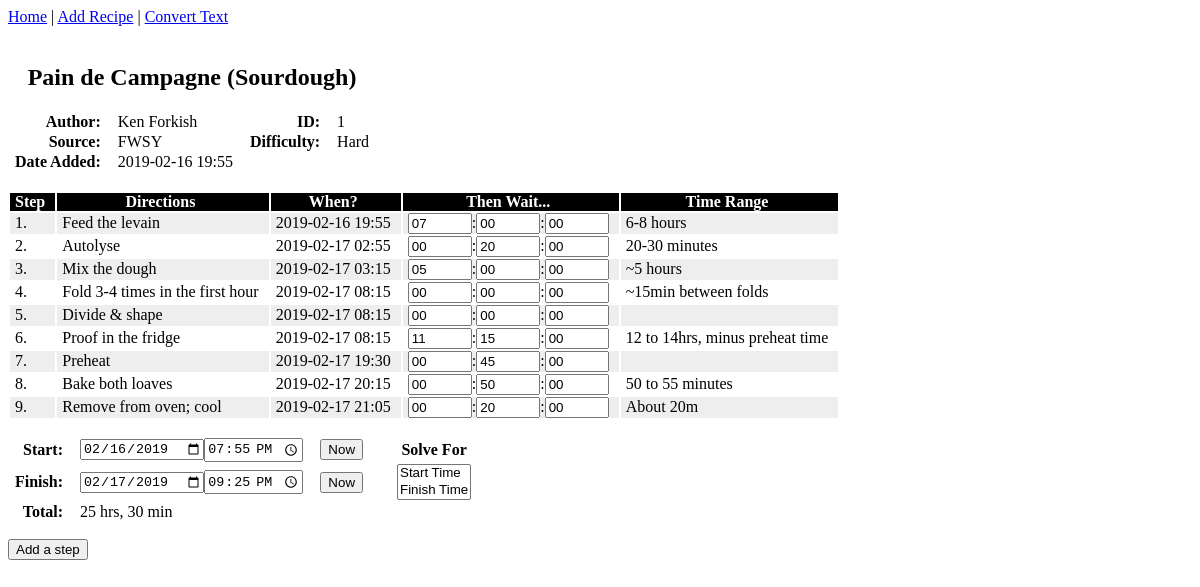
Screenshot of /recipe with the database file from the repository.
### app/models.py (models this page shows, shortened)
class Recipe(db.Model):
    id = db.Column(db.Integer, primary_key=True)
    name = db.Column(db.String(64), index=True, unique=True, nullable=False)
    author = db.Column(db.String(64), index=True)
    source = db.Column(db.String(128), index=True)
    difficulty = db.Column(db.String(1), index=True)
    date_added = db.Column(db.DateTime, default=datetime.utcnow())
    start_time = db.Column(db.String(32), default=str(datetime.utcnow()))
    solve_for_start = db.Column(db.String(1), index=True, default=True)
    steps = db.relationship('Step', backref='recipe', lazy='dynamic')

class Difficulty(db.Model):
    id = db.Column(db.String(1), primary_key=True)
    text = db.Column(db.String(16))

class Step(db.Model):
    id = db.Column(db.Integer, primary_key=True)
    recipe_id = db.Column(db.Integer, db.ForeignKey('recipe.id'), nullable=False)
    number = db.Column(db.Integer, index=True)
    text = db.Column(db.String, index=True)
    then_wait = db.Column(db.Integer)
    wait_time_range = db.Column(db.String(64))

### app/routes.py (the view)
@breadapp.route('/recipe')
def view_recipe():
    recipe_id = request.args.get('id') or 1
    recipe = add_recipe_ui_fields(Recipe.query.filter_by(id=recipe_id).first())
    steps = set_when(Step.query.filter_by(recipe_id=recipe_id).order_by(Step.number).all(), recipe.start_time)
    twforms = create_tw_forms(steps)
    seform = create_start_finish_forms(recipe)
    return render_template('steps.html', title='View Recipe', recipe=recipe, steps=steps,
                           seform=seform, twforms=twforms)

### app/forms.py (shortened to what this page needs)
class ThenWaitForm(FlaskForm):
    step_id = IntegerField('Step Number')
    then_wait_h = IntegerField('Then Wait...', validators=[NumberRange(min=0, max=999)], render_kw={'placeholder': 'h'})
    then_wait_m = IntegerField('Then Wait...', validators=[NumberRange(min=0, max=999)], render_kw={'placeholder': 'm'})
    then_wait_s = IntegerField('Then Wait...', validators=[NumberRange(min=0, max=999)], render_kw={'placeholder': 's'})

class StartFinishForm(FlaskForm):
    recipe_id = IntegerField('Recipe ID')
    start_date = DateField('Start Date', id='start_date', render_kw={'placeholder': 'date'})
    start_time = TimeField('Start Time', id='start_time')
    finish_date = DateField('Finish Date', id='finish_date', render_kw={'placeholder': 'date'})
    finish_time = TimeField('Finish Time', id='finish_time')
    solve_for_start = SelectField('Solve For', id='solve_for_start', default='F', validators=[DataRequired()],
                                  choices=[('S', 'Start Time'), ('F', 'Finish Time')])

### app/routes.py (called while the page is built)
def seconds_to_hms(num):
    if num is None:
        return ''
    else:
        h = str(num // 3600)
        num %= 3600
        m = str(num // 60)
        num %= 60
        s = str(num)
        result = [h, m, s]
        i = 0
        while i <= 2:
            if result[i] == '0':
                result[i] = '00'
            if len(result[i]) == 1:
                result[i] = '0' + result[i]
            i += 1
    return result

def hms_to_string(data):
    result = ''
    if data[0] == '00':
        pass
    else:
        result = '{} hrs'.format(data[0])
    if data[1] == '00' and result != '':
        return result  # round off the seconds if it's an even number of hours
    elif data[1] == '00' and result == '':
        pass
    elif result == '':
        result += '{} min'.format(data[1])
    else:
        result += ', {} min'.format(data[1])
    if data[2] == '00' and result != '':
        return result  # round off the seconds if it's an even number of minutes
    elif data[2] == '00' and result == '':
        return result
    elif result == '':
        return '{} sec'.format(data[2])
    else:
        result += ', {} sec'.format(data[2])
    return result

def difficulty_abbrev(abbrev, values):
    for v in values:
        if v.id == abbrev:
            return v.text
    return '--'

def dt_ui(dt):
    st = str(dt)
    return st[:st.find('.')-3]

### app/templates/steps.html (shortened to what this page needs)
{% extends "recipe.html" %}
{% block steps_list %}
    <div id="steps">
        <table id="steps_list">
            <tr id="step_header_row">
                <th>Step</th>
                <th>Directions</th>
                <th>When?</th>
                <th>Then Wait...</th>
                <th>Time Range</th>
            </tr>
            {% for step in steps %}
                <tr id="step_row{{ step.id }}">
                    <td id="step_number{{ step.id }}">{{ step.id }}.</td>
                    <td>{{ step.text }}</td>
                    <td>{{ step.when }}</td>
                    <td id="step_wait{{ step.number}}">
                        {% for tw in twforms %}
                            {% if tw.step_id == step.id %}
                            <form action="" method="POST" id="form_step_wait{{ step.number }}">
                                {{ tw.then_wait_h(size=2) }}:{{ tw.then_wait_m(size=2) }}:{{ tw.then_wait_s(size=2) }}
                            </form>
                            {% endif %}
                        {% endfor %}
                    </td>
                    <td>{{ step.wait_time_range }}</td>
                </tr>
            {% endfor %}
        </table>
        <table id="steps_time_summary">
            <tr id="summary_start_row">
                <th>Start:</th>
                <td>
                    <div id="start_time_controls">
                        <form action="" method="POST" id="form_start_time">
                            {{ seform.start_date }}{{ seform.start_time }}
                        </form>
                    </div>
                </td>
                <td><button type="button" onclick="StartNow();" id="now_start">Now</button></td>
                <td></td>
                <td style="text-align:center;"><b>{{ seform.solve_for_start.label }}</b></td>
            </tr>
            <tr id="summary_finish_row">
                <th>Finish:</th>
                <td>
                    <div id="finish_time_controls">
                        <form action="" method="POST" id="form_finish_time">
                            {{ seform.finish_date }}{{ seform.finish_time }}
                        </form>
                    </div>
                </td>
                <td><button type="button" onclick="FinishNow();" id="now_finish">Now</button></td>
                <td></td>
                <td>{{ seform.solve_for_start(size=2) }}</td>
            </tr>
            <tr id="total_time_row">
                <th>Total:</th>
                <td>{{ recipe.total_time_ui }}</td>
            </tr>
        </table>
    </div>
    {% if not sform %}
        <div id="ask_add_step">
            <p><input type="submit" value="Add a step" onclick="window.location='/add_step';" /></p>
        </div>
    {% endif %}
{% endblock %}

### app/templates/recipe.html
{% extends "base.html" %}
{% block content %}
    <div id="recipe_display">
        <table id="single_recipe">
            <tr id="recipe_title_row">
                <td colspan="4"><h2>{{ recipe.name }}</h2></td>
            </tr>
            <tr id="recipe_row1">
                <th>Author:</th>
                <td>{{ recipe.author }}</td>
                <th>ID:</th>
                <td>{{ recipe.id }}</td>
            </tr>
            <tr id="recipe_row2">
                <th>Source:</th>
                <td>{{ recipe.source }}</td>
                <th>Difficulty:</th>
                <td>{{ recipe.difficulty_ui }}</td>
            </tr>
            <tr id="recipe_row3">
                <th>Date Added:</th>
                <td>{{ recipe.date_added_ui }}</td>
            </tr>
        </table>
    </div>
    <br>
    {% block steps_list %}
    {% endblock %}
{% endblock %}

### app/templates/styles.html (style rules this page uses)
table tr#recipe_title_row { text-align: center; border: none; }
table#steps_list tr:nth-child(even) { background-color: #eee; border: none; padding: 5; }
table#steps_list tr:nth-child(odd) { background-color: #fff; border: none; padding: 5; }
table#steps_list th { background-color: black; color: white; }
table#single_recipe th { font-weight: bold; text-align: right; }
table#steps_time_summary th { font-weight: bold; text-align: right; }
td, th { padding: 0 10px 0 5px; }

### rows the page displays
Recipe: name "Pain de Campagne (Sourdough)", author "Ken Forkish", id "1", source "FWSY", start_time "19:55", solve_for_start "Start Time / Finish Time"
Difficulty: difficulty_ui "Hard"
Step: id "1", text "Feed the levain", when "2019-02-16 19:55", then_wait_h "07", then_wait_m "00", then_wait_s "00", wait_time_range "6-8 hours"
Step: id "2", text "Autolyse", when "2019-02-17 02:55", then_wait_h "00", then_wait_m "20", then_wait_s "00", wait_time_range "20-30 minutes"
Step: id "3", text "Mix the dough", when "2019-02-17 03:15", then_wait_h "05", then_wait_m "00", then_wait_s "00", wait_time_range "~5 hours"
Step: id "4", text "Fold 3-4 times in the first hour", when "2019-02-17 08:15", then_wait_h "00", then_wait_m "00", then_wait_s "00", wait_time_range "~15min between folds"
Step: id "5", text "Divide & shape", when "2019-02-17 08:15", then_wait_h "00", then_wait_m "00", then_wait_s "00"
Step: id "6", text "Proof in the fridge", when "2019-02-17 08:15", then_wait_h "11", then_wait_m "15", then_wait_s "00", wait_time_range "12 to 14hrs, minus preheat time"
Step: id "7", text "Preheat", when "2019-02-17 19:30", then_wait_h "00", then_wait_m "45", then_wait_s "00"
Step: id "8", text "Bake both loaves", when "2019-02-17 20:15", then_wait_h "00", then_wait_m "50", then_wait_s "00", wait_time_range "50 to 55 minutes"
Step: id "9", text "Remove from oven; cool", when "2019-02-17 21:05", then_wait_h "00", then_wait_m "20", then_wait_s "00", wait_time_range "About 20m"

### other values shown
{{ recipe.date_added_ui }} "2019-02-16 19:55"
{{ seform.solve_for_start.label }} "Solve For"
{{ recipe.total_time_ui }} "25 hrs, 30 min"
